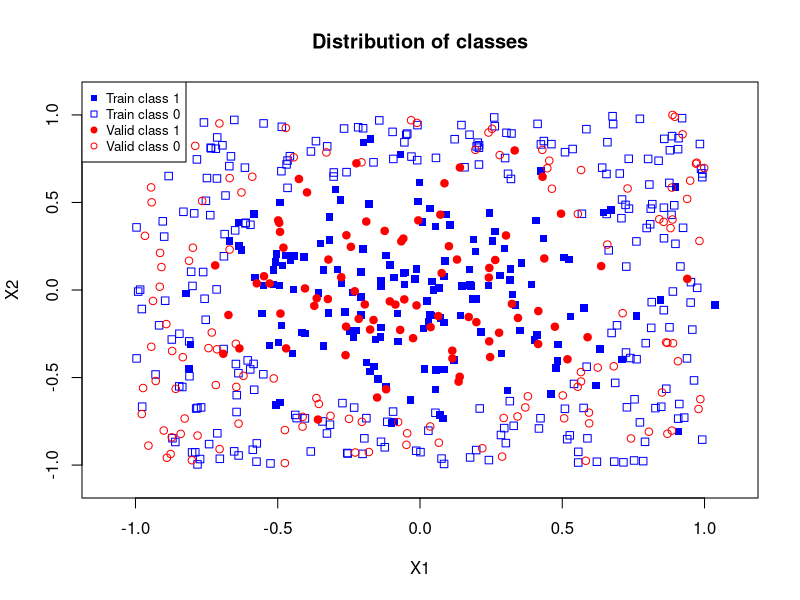
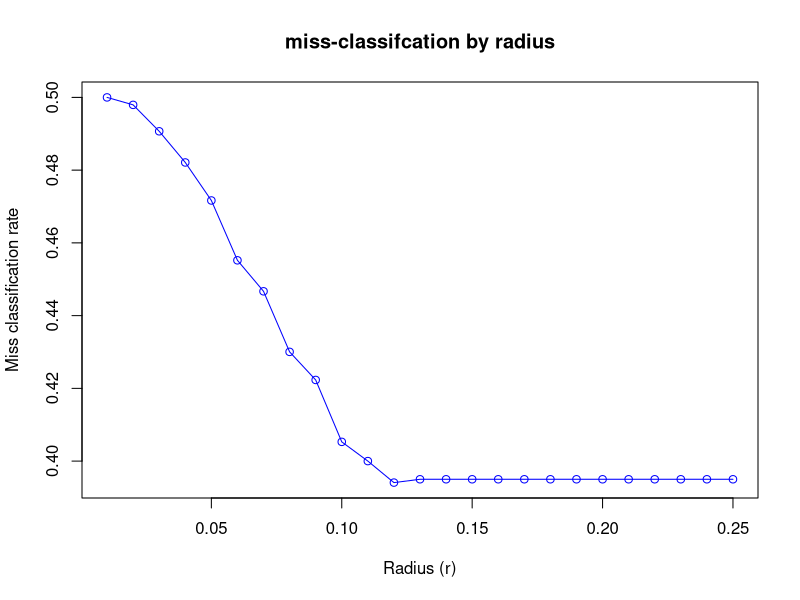
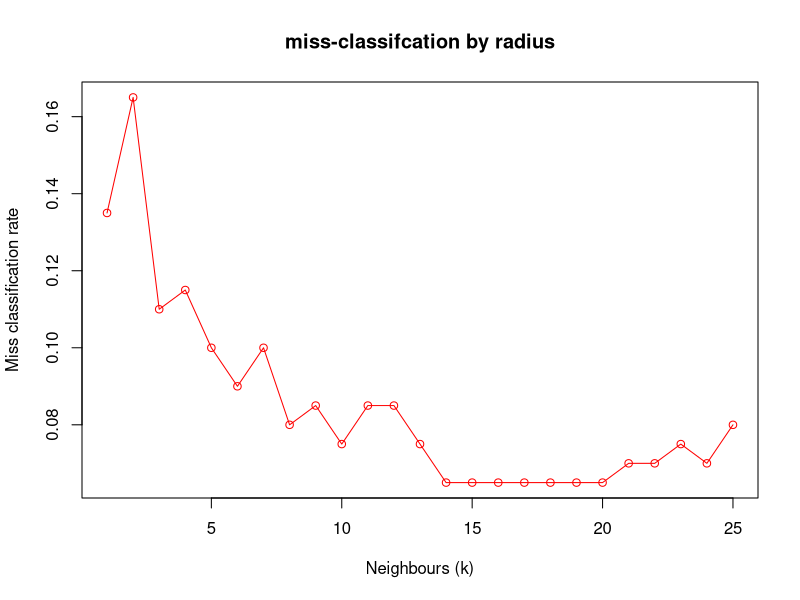
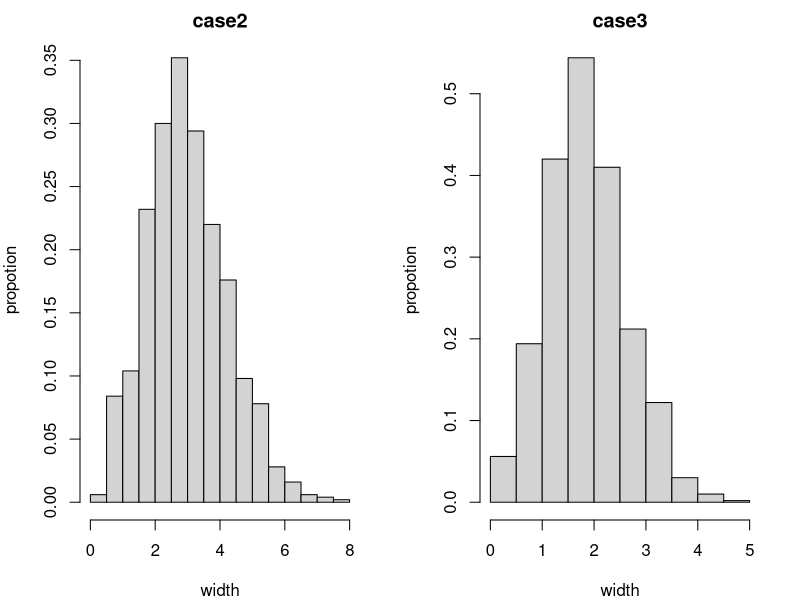

R code for these plots, in order:
########################################
# HOMEWORK 1 2022-09-16
########################################
##########
#1
##########
# import data and break up into train/validation/test sets
setwd("E:/GIT_REPOS/Classes/SML/hw1")
data_df <- read.csv("SML.NN.data.csv")
train_df = data_df[data_df$set == 'train',]
valid_df = data_df[data_df$set == 'valid',]
test_df = data_df[data_df$set == 'test',]

#####
#1.1
# function to get proportion of class 1 in radius to point x (single)
# output is a float
getClass1Prop <- function(x, r, data=train_df) {
  "Import the data this function is 
  based on before using it. The data should be named data_df
  and contain columns Y, X1, X2, set all in a dataframe.
  x is a vector of length 2
  r is the selected radius
  "
  # calculate the distance between the point and all the data
  x1 = (data$X1-as.numeric(x[1]))^2
  x2 = (data$X2-as.numeric(x[2]))^2
  data$euc_dist = sqrt(rowSums(data.frame(x1,x2)))
  #select points inside radius
  in_r_df = data[data$euc_dist <= r,] 
  if(nrow(in_r_df)==0){
    # return NA if no points within radius
    return(NA) 
  } else {
    # calculate proportion of class 1 values in data
    class_1_prop = sum(in_r_df$Y)/nrow(data)
    return(class_1_prop)
  }
}

#####
#1.2
# get class 1 prediction for points in x (multiple)
# output is a vector of binary predictions
getClass1Prediction <- function(x, rk, t=0.5, data=train_df, func_type="radius"){
  "t is the threshold and should be between 0 and 1."
  pred_vec = c()
  # loop through all points in x
  for(i in 1:nrow(x)){
    x_i = x[c('X1','X2')][i,] # get coordinates
    if(func_type=="radius"){
      class_1_prop = getClass1Prop(x=x_i, r=rk, data=data)
    }else if(func_type=="knn") {
      class_1_prop = getClass1PropKNN(x=x_i, k=rk, data=data)
    }
    
    if(is.na(class_1_prop)){
      pred=NA
    }
    else if(class_1_prop >= t){
      pred=1
    }else{
      pred=0
    }
    pred_vec=c(pred_vec, pred)
  }
  return(pred_vec)
}

# function to get confusion matrix of binary prediction
# output is a data frame in format:
# (true positive, false negative)
# (false positive, true negative)
getConfusionMatrix <-function(true, pred){
  "true is the real class of the data
  pred is the predicted class of the same data"
  df = data.frame(true, pred)
  # calculate equality of data
  df$equal = (df$true == df$pred)
  # calculate tp, tn, fp, and fn
  tp = as.numeric(nrow(df[(df$equal == TRUE) & (df$pred == 1),]))
  tn = as.numeric(nrow(df[(df$equal == TRUE) & (df$pred == 0),]))
  fp = as.numeric(nrow(df[(df$equal == FALSE) & (df$pred == 1),]))
  fn = as.numeric(nrow(df[(df$equal == FALSE) & (df$pred == 0),]))
  # save values in confusion matrix data frame
  conf_mat_df = setNames(
    data.frame(
      c(tp, fp), 
      c(fn, tn),
      row.names = c('1','0')),
    c('1','0'))
  return(conf_mat_df)
}

# function to get the 
getMissClassRate <-function(true, pred){
  " Input is true vector and prediction vector
  output is a ratio of wrong classifications.
  "
  conf_mat_df = getConfusionMatrix(true, pred)
  miss_class_rate = (conf_mat_df['1','0'] + conf_mat_df['0','1'])/sum(conf_mat_df)
  return(miss_class_rate)
}

#####
#1.3
# make plot of coordinates density distribution
plot(train_df[train_df$Y==1,]$X1, 
     train_df[train_df$Y==1,]$X2, 
     main = "Distribution of classes",
     xlab = "X1",
     xlim=c(-1.1, 1.1),
     ylab = "X2",
     ylim=c(-1.1, 1.1),
     pch = 15, 
     col = "blue")
points(train_df[train_df$Y==0,]$X1, train_df[train_df$Y==0,]$X2, pch = 0, col = "blue")
points(valid_df[valid_df$Y==1,]$X1, valid_df[valid_df$Y==1,]$X2, pch = 19, col = "red")
points(valid_df[valid_df$Y==0,]$X1, valid_df[valid_df$Y==0,]$X2, pch = 1, col = "red")
legend("topleft", 
       legend=c("Train class 1", "Train class 0", "Valid class 1", "Valid class 0"), 
       col=c("blue","blue","red","red"), 
       pch=c(15,0,19,1), 
       cex=0.8)

# 0.25 seems like a good number for r?
# the smaller the better? but too small and NAs become prevalent.

#####
#1.4
# select best r for range of r values
# get class predictions
class_pred_lst = lapply(seq(0.01, 0.25, 0.01), 
                        getClass1Prediction, 
                        x=valid_df, 
                        t=0.5, 
                        data=train_df,
                        func_type="radius")
# get miss classification rate
miss_class_lst = lapply(class_pred_lst, getMissClassRate, true = valid_df$Y)
# plot results
plot(x=seq(0.01, 0.25, 0.01), 
      y=miss_class_lst,
      main="miss-classifcation by radius",
     xlab="Radius (r)",
     ylab="Miss classification rate",
     col="blue"
      )
lines(x=seq(0.01, 0.25, 0.01), 
      y=miss_class_lst,
      col="blue")

# get value for lowest point
r_lowest_mcr = getMissClassRate(true = valid_df$Y,
                                  pred = getClass1Prediction(
                                    x=valid_df, 
                                    t=0.5,
                                    rk=0.12,
                                    data=train_df,
                                    func_type="radius"
                                  ))

#####
#1.6
# KNN
getClass1PropKNN <- function(x, k, data=train_df) {
  "Import the data this function is 
  based on before using it. The data should be named data_df
  and contain columns Y, X1, X2, set all in a dataframe.
  x is a vector of length 2
  k is the number of neigbours
  "
  # calculate the distance between the point and all the data
  x1 = (data$X1-as.numeric(x[1]))^2
  x2 = (data$X2-as.numeric(x[2]))^2
  data$euc_dist = sqrt(rowSums(data.frame(x1,x2)))
  data = data[order(data$euc_dist),]
  class_1_prop = sum(data$Y[1:k])/k
  return(class_1_prop)
}

# get class predictions
class_pred_lstKNN = lapply(seq(1, 25, 1), 
                        getClass1Prediction, 
                        x=valid_df, 
                        t=0.5, 
                        data=train_df,
                        func_type="knn")
# get miss classification rate
miss_class_lstKNN = lapply(class_pred_lstKNN, getMissClassRate, true = valid_df$Y)
# plot results
plot(x=seq(1, 25, 1), 
     y=miss_class_lstKNN,
     main="miss-classifcation by radius",
     xlab="Neighbours (k)",
     ylab="Miss classification rate",
     col="red"
)
lines(x=seq(1, 25, 1), 
      y=miss_class_lstKNN,
      col="red")

# get value for lowest point
knn_lowest_mcr = getMissClassRate(true = valid_df$Y,
                                   pred = getClass1Prediction(
                                     x=valid_df, 
                                     t=0.5,
                                     rk=14,
                                     data=train_df,
                                     func_type="knn"
                                   ))


print(c(r_lowest_mcr, knn_lowest_mcr))

##########
#2
##########
#####
#2.1
#####
#2.2
#####
#2.3

##########
#3
##########
#####
#3.1
set.seed(0)
n=100
lambda=10
x=rexp(n,lambda)
x
llhd=function(lamb){
  theta=-n*log(lamb)+lamb*sum(x)
  return(theta)}

lambda.mle=optimize(f=llhd,interval=c(0.1,20))$minimum
lambda.mle

#####
#3.2
"Take the likelihood function of exponential distribution, and take the natural
log of it. Then, take the first derivative with respect to lambda, 
and set it equal to zero. We find the MLE estimator of lambda is n/Sigma x. 
Take the second derivative and check if it is less than zero to make sure it 
is the maximum instead of a minimum. "
lambda.mle2=n/sum(x)
lambda.mle2

##########
#4
##########
#####
#4.1
n=1000;size=4
CI1=matrix(0,n,2);CI2=matrix(0,n,2);CI3=matrix(0,n,2);coverage=matrix(0,n,3)

width1=rep(0,n);width2=rep(0,n);width3=rep(0,n)

for(j in 1:n){
  set.seed(j)
  x=rnorm(size,0,1)
  CI1[j,]=mean(x)+c(-1,1)*qnorm(0.975)/sqrt(size)
  CI2[j,]=mean(x)+c(-1,1)*qt(0.975,size-1)*sd(x)/sqrt(size)
  CI3[j,]=mean(x)+c(-1,1)*qnorm(0.975)*sd(x)/sqrt(size)
  
  if(CI1[j,1]<=0 & CI1[j,2]>=0) {coverage[j,1]=1}
  if(CI2[j,1]<=0 & CI2[j,2]>=0) {coverage[j,2]=1}
  if(CI3[j,1]<=0 & CI3[j,2]>=0) {coverage[j,3]=1}
  
  width1[j]=CI1[j,2]-CI1[j,1]
  width2[j]=CI2[j,2]-CI2[j,1]
  width3[j]=CI3[j,2]-CI3[j,1]
}
freq.of.coverage=apply(coverage,2,mean)
freq.of.coverage

#####
#4.2
par(mfrow=c(1,2),mar=c(4,4,2,2))
hist(width2,probability = TRUE, xlab="width", ylab="propotion", main="case2")
hist(width3,probability = TRUE, xlab="width", ylab="propotion", main="case3")